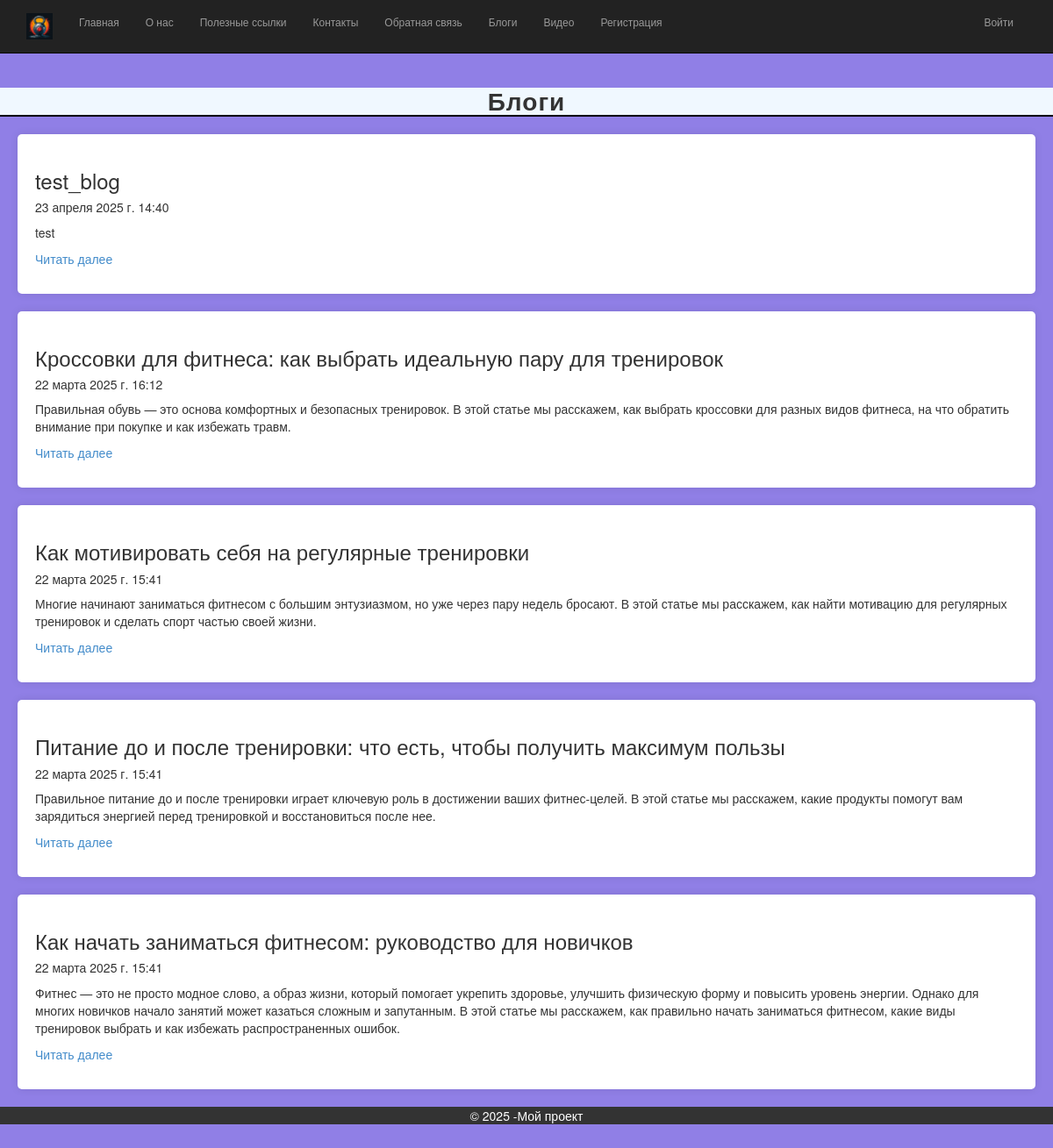
Screenshot of /blog/ with the database file from the repository.
### app/models.py (models this page shows, shortened)
class Blog(models.Model):
    title = models.CharField(max_length= 100, unique_for_date= "posted", verbose_name= "Заголовок")
    description = models.TextField(verbose_name="Краткое содержание")
    content = models.TextField(verbose_name= "Содержание")
    posted = models.DateTimeField(default=datetime.now(), db_index=True, verbose_name="Опубликована")
    author = models.ForeignKey(User, null=True, blank=True, on_delete=models.SET_NULL, verbose_name="Автор")
    image = models.FileField(default='temp.jpg', verbose_name= 'Путь к картинке')
    class Meta:
        db_table = "Posts"
        ordering = ["-posted"]
        verbose_name = "статья блога"
        verbose_name_plural = "статьи блога"

### app/views.py (the view)
# urls.py: path('blog/', views.blog, name= 'blog'),
def blog(request):
    assert isinstance(request, HttpRequest)
    posts = Blog.objects.all()
    return render(
        request,
        'app/blog.html',
        {
            'title':'Блог',
            'posts': posts,
            'year':datetime.now().year,
        }
)

### app/templates/app/blog.html (shortened to what this page needs)
﻿{% extends "app/layout.html" %}
{% block content %}
<h2 class="form-title">Блоги</h2>
<form method="POST">
    {% for post in posts %}
    <div class="content-block">
        <h3>{{post.title}}</h3>
        <h5>{{post.posted}}</h5>
        <p>{{post.description}}</p>
        <p><a href="{% url 'blogpost' parametr=post.id %}"> Читать далее </a> </p>
    </div>
    {% endfor %}
</form>
{% endblock %}

### app/static/app/content/site.css (style rules this page uses)
body { padding-top: 80px; padding-bottom: 20px; background-color: #907fe6; }
.content-block { padding: 20px; margin: 20px; background: #fff; border-radius: 5px; box-shadow: 0 0 10px rgba(0, 0, 0, 0.1); transition: box-shadow 0.9s ease; }
.form-title { font-size: 28px; font-weight: bold; background-color:aliceblue; color: #333; border-bottom: 2px solid black; text-align: center; letter-spacing: 1px; margin-top: 0px; }

### rows the page displays
Blog: title "test_blog", posted "23 апреля 2025 г. 14:40", description "test"
Blog: title "Кроссовки для фитнеса: как выбрать идеальную пару для тренировок", posted "22 марта 2025 г. 16:12", description "Правильная обувь — это основа комфортных и безопасных тренировок. В этой статье мы расскажем, как выбрать кроссовки для разных видов фитнеса, на что обратить внимание при покупке и как избежать травм."
Blog: title "Как мотивировать себя на регулярные тренировки", posted "22 марта 2025 г. 15:41", description "Многие начинают заниматься фитнесом с большим энтузиазмом, но уже через пару недель бросают. В этой статье мы расскажем, как найти мотивацию для регулярных тренировок и сделать спорт частью своей жизни."
Blog: title "Питание до и после тренировки: что есть, чтобы получить максимум пользы", posted "22 марта 2025 г. 15:41", description "Правильное питание до и после тренировки играет ключевую роль в достижении ваших фитнес-целей. В этой статье мы расскажем, какие продукты помогут вам зарядиться энергией перед тренировкой и восстановиться после нее."
Blog: title "Как начать заниматься фитнесом: руководство для новичков", posted "22 марта 2025 г. 15:41", description "Фитнес — это не просто модное слово, а образ жизни, который помогает укрепить здоровье, улучшить физическую форму и повысить уровень энергии. Однако для многих новичков начало занятий может казаться сложным и запутанным. В этой статье мы расскажем, как правильно начать заниматься фитнесом, какие виды тренировок выбрать и как избежать распространенных ошибок."
